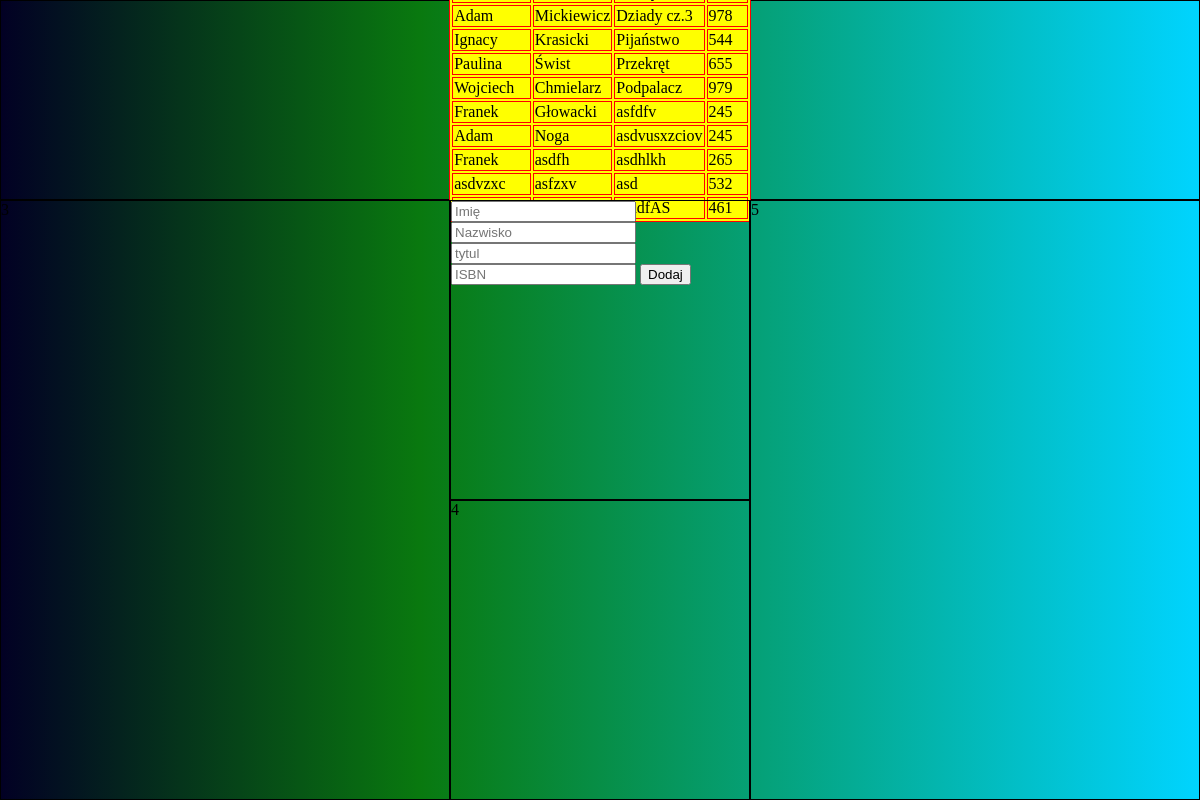
The page / on the database its author committed.
### tables this page shows
CREATE TABLE `krzyzowa` (
  `id_krzyz` int(11) NOT NULL,
  `id_autor` int(5) NOT NULL,
  `id_tytul` int(5) NOT NULL
);

CREATE TABLE `autor` (
  `id_autor` int(11) NOT NULL,
  `imie` varchar(25) NOT NULL,
  `nazwisko` varchar(25) NOT NULL
);

CREATE TABLE `tytul` (
  `id_tytul` int(11) NOT NULL,
  `tytul` varchar(50) NOT NULL,
  `isbn` int(50) NOT NULL
);

### index.php (the view, shortened to what this page needs)
<!DOCTYPE html>
<html lang="en">
<head>
    <link rel="stylesheet" href="style.css">
</head>
<body>
    <div class="grid-container">
    <div class="box box1">
<?php
$conn=new mysqli('localhost','kornas','123','lib');
$sql=('SELECT * FROM autor,tytul,krzyzowa WHERE (autor.id_autor = krzyzowa.id_autor) AND (tytul.id_tytul = krzyzowa.id_tytul)');
$result=$conn->query($sql);
echo("<table>");
    while($wiersz=$result->fetch_assoc()){
        echo("<tr>");
        echo("<td>".$wiersz['imie']."</td><td>".$wiersz['nazwisko']."</td><td>".$wiersz['tytul']."</td><td>".$wiersz['isbn']."</td>");
        echo("</tr>");
 }
echo("</table>");
?>
    </div>
    <div class="box box2">
    <form action="insert.php" method="post" class="insert">
                    <input type="text" name="imie" placeholder="Imię">
                    <input type="text" name="nazwisko" placeholder="Nazwisko">
                    <input type="text" name="tytul" placeholder="tytul">
                    <input type="text" name="isbn" placeholder="ISBN">
                    <input type="submit" value="Dodaj">
                </form>
    </div>
    <div class="box box3">3</div>
    <div class="box box4">4</div>
    <div class="box box5">5</div>
    </div>
</body>
</html>

### style.css (style rules this page uses)
body { padding: 0; margin: 0; }
.grid-container { height: 100vh; width: 100%; display: grid; grid-template-columns: repeat(8,1fr); grid-template-rows: repeat(8,1fr); background: rgb(2,0,36); background: linear-gradient(90deg, rgba(2,0,36,1) 0%, rgba(9,121,15,1) 35%, rgba(0,212,255,1) 100%); }
.box1 { border: 1px solid black; grid-row: 1 / 3; grid-column: 1 / 9; display: flex; align-items: center; justify-content: center; }
.box2 { grid-row: 3 / 6; grid-column: 4 / 6; border: 1px solid black; display: flex; justify-content: center; align-items: flex-start; flex-wrap: wrap; }
.box3 { border: 1px solid black; grid-row: 3 / 9; grid-column: 1 / 4; }
.box4 { border: 1px solid black; grid-row: 6 / 9; grid-column: 4 / 6; }
.box5 { border: 1px solid black; grid-row: 3 / 9; grid-column: 6 / 9; }
table, th, tr, td { border: 1px solid red; background: yellow; }

### rows shown on the page
krzyzowa: id_autor.imie "Adam", id_autor.nazwisko "Mickiewicz", id_tytul.tytul "Dziady cz.3", id_tytul.isbn "978"
krzyzowa: id_autor.imie "Ignacy", id_autor.nazwisko "Krasicki", id_tytul.tytul "Pijaństwo", id_tytul.isbn "544"
krzyzowa: id_autor.imie "Paulina", id_autor.nazwisko "Świst", id_tytul.tytul "Przekręt", id_tytul.isbn "655"
krzyzowa: id_autor.imie "Wojciech", id_autor.nazwisko "Chmielarz", id_tytul.tytul "Podpalacz", id_tytul.isbn "979"
krzyzowa: id_autor.imie "Franek", id_autor.nazwisko "Głowacki", id_tytul.tytul "asfdfv", id_tytul.isbn "245"
krzyzowa: id_autor.imie "Adam", id_autor.nazwisko "Noga", id_tytul.tytul "asdvusxzciov", id_tytul.isbn "245"
krzyzowa: id_autor.imie "Franek", id_autor.nazwisko "asdfh", id_tytul.tytul "asdhlkh", id_tytul.isbn "265"
krzyzowa: id_autor.imie "asdvzxc", id_autor.nazwisko "asfzxv", id_tytul.tytul "asd", id_tytul.isbn "532"
krzyzowa: id_tytul.tytul "zsadfAS", id_tytul.isbn "461"
